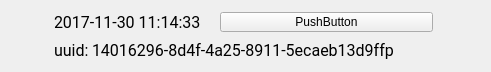
<?xml version="1.0" encoding="UTF-8"?>
<ui version="4.0">
 <class>Form</class>
 <widget class="QWidget" name="Form">
  <property name="geometry">
   <rect>
    <x>0</x>
    <y>0</y>
    <width>491</width>
    <height>72</height>
   </rect>
  </property>
  <property name="windowTitle">
   <string>Form</string>
  </property>
  <property name="autoFillBackground">
   <bool>false</bool>
  </property>
  <property name="locale">
   <locale language="English" country="UnitedKingdom"/>
  </property>
  <widget class="QLabel" name="label_uuid_text">
   <property name="geometry">
    <rect>
     <x>54</x>
     <y>40</y>
     <width>41</width>
     <height>20</height>
    </rect>
   </property>
   <property name="font">
    <font>
     <family>Roboto</family>
     <pointsize>12</pointsize>
     <weight>50</weight>
     <bold>false</bold>
    </font>
   </property>
   <property name="text">
    <string>uuid:</string>
   </property>
  </widget>
  <widget class="QLabel" name="label_uuid_value">
   <property name="geometry">
    <rect>
     <x>92</x>
     <y>40</y>
     <width>341</width>
     <height>20</height>
    </rect>
   </property>
   <property name="font">
    <font>
     <family>Roboto</family>
     <pointsize>12</pointsize>
     <weight>50</weight>
     <bold>false</bold>
    </font>
   </property>
   <property name="toolTip">
    <string>Click to see the frame content</string>
   </property>
   <property name="text">
    <string>14016296-8d4f-4a25-8911-5ecaeb13d9ffp</string>
   </property>
   <property name="scaledContents">
    <bool>false</bool>
   </property>
   <property name="wordWrap">
    <bool>false</bool>
   </property>
   <property name="openExternalLinks">
    <bool>true</bool>
   </property>
  </widget>
  <widget class="QLabel" name="label_timestamp">
   <property name="geometry">
    <rect>
     <x>54</x>
     <y>12</y>
     <width>151</width>
     <height>20</height>
    </rect>
   </property>
   <property name="font">
    <font>
     <family>Roboto</family>
     <pointsize>12</pointsize>
     <weight>50</weight>
     <bold>false</bold>
    </font>
   </property>
   <property name="toolTip">
    <string>Timestamp</string>
   </property>
   <property name="text">
    <string>2017-11-30 11:14:33</string>
   </property>
  </widget>
  <widget class="QLabel" name="downlink_icon">
   <property name="geometry">
    <rect>
     <x>10</x>
     <y>21</y>
     <width>30</width>
     <height>30</height>
    </rect>
   </property>
   <property name="toolTip">
    <string>Downlink</string>
   </property>
   <property name="text">
    <string/>
   </property>
   <property name="pixmap">
    <pixmap resource="img_pix.qrc">:/downlink-green/downlink-color-green.png</pixmap>
   </property>
  </widget>
  <widget class="QLabel" name="upload_status_icon">
   <property name="geometry">
    <rect>
     <x>451</x>
     <y>21</y>
     <width>30</width>
     <height>30</height>
    </rect>
   </property>
   <property name="toolTip">
    <string>Frame successfully sent to server, thanks!</string>
   </property>
   <property name="text">
    <string/>
   </property>
   <property name="pixmap">
    <pixmap resource="img_pix.qrc">:/cloud-online/cloud-online.png</pixmap>
   </property>
  </widget>
  <widget class="QPushButton" name="label_frame_type">
   <property name="geometry">
    <rect>
     <x>220</x>
     <y>12</y>
     <width>213</width>
     <height>20</height>
    </rect>
   </property>
   <property name="autoFillBackground">
    <bool>false</bool>
   </property>
   <property name="text">
    <string>PushButton</string>
   </property>
  </widget>
 </widget>
 <resources>
  <include location="img_pix.qrc"/>
 </resources>
 <connections/>
</ui>
